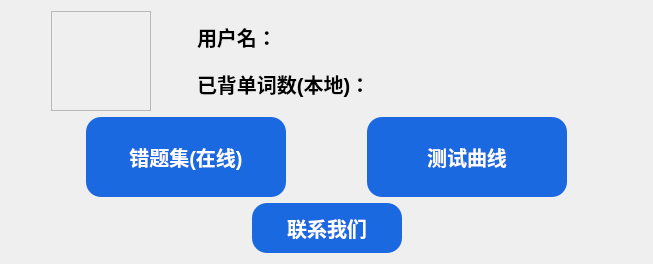
       <widget class="QWidget" name="page_2">
        <layout class="QHBoxLayout" name="horizontalLayout_17">
         <item>
          <layout class="QVBoxLayout" name="verticalLayout_8">
           <item>
            <layout class="QHBoxLayout" name="horizontalLayout_9">
             <item>
              <spacer name="horizontalSpacer_12">
               <property name="orientation">
                <enum>Qt::Horizontal</enum>
               </property>
               <property name="sizeHint" stdset="0">
                <size>
                 <width>40</width>
                 <height>20</height>
                </size>
               </property>
              </spacer>
             </item>
             <item>
              <widget class="QFrame" name="frame_2">
               <property name="minimumSize">
                <size>
                 <width>100</width>
                 <height>100</height>
                </size>
               </property>
               <property name="maximumSize">
                <size>
                 <width>100</width>
                 <height>100</height>
                </size>
               </property>
               <property name="styleSheet">
                <string notr="true">border-image:url(c:/users/jeff/desktop/first/ui/user_photo2.jpg)</string>
               </property>
               <property name="frameShape">
                <enum>QFrame::StyledPanel</enum>
               </property>
               <property name="frameShadow">
                <enum>QFrame::Raised</enum>
               </property>
              </widget>
             </item>
             <item>
              <spacer name="horizontalSpacer_5">
               <property name="orientation">
                <enum>Qt::Horizontal</enum>
               </property>
               <property name="sizeType">
                <enum>QSizePolicy::Fixed</enum>
               </property>
               <property name="sizeHint" stdset="0">
                <size>
                 <width>40</width>
                 <height>20</height>
                </size>
               </property>
              </spacer>
             </item>
             <item>
              <layout class="QVBoxLayout" name="verticalLayout_5">
               <item>
                <layout class="QHBoxLayout" name="horizontalLayout_5">
                 <item>
                  <widget class="QLabel" name="label_2">
                   <property name="sizePolicy">
                    <sizepolicy hsizetype="Fixed" vsizetype="Fixed">
                     <horstretch>0</horstretch>
                     <verstretch>0</verstretch>
                    </sizepolicy>
                   </property>
                   <property name="styleSheet">
                    <string notr="true">font:bold;
font-size:20px;font-family:幼圆;</string>
                   </property>
                   <property name="text">
                    <string>用户名：</string>
                   </property>
                  </widget>
                 </item>
                 <item>
                  <widget class="QLineEdit" name="username">
                   <property name="styleSheet">
                    <string notr="true">background:transparent;border-width:0;border-style:outset;font:bold 24px</string>
                   </property>
                   <property name="text">
                    <string/>
                   </property>
                   <property name="readOnly">
                    <bool>true</bool>
                   </property>
                  </widget>
                 </item>
                </layout>
               </item>
               <item>
                <layout class="QHBoxLayout" name="horizontalLayout_8">
                 <item>
                  <widget class="QLabel" name="label_3">
                   <property name="sizePolicy">
                    <sizepolicy hsizetype="Fixed" vsizetype="Fixed">
                     <horstretch>0</horstretch>
                     <verstretch>0</verstretch>
                    </sizepolicy>
                   </property>
                   <property name="styleSheet">
                    <string notr="true">font:bold;
font-size:20px;font-family:幼圆;</string>
                   </property>
                   <property name="text">
                    <string>已背单词数(本地)：</string>
                   </property>
                  </widget>
                 </item>
                 <item>
                  <widget class="QLineEdit" name="wordcount">
                   <property name="styleSheet">
                    <string notr="true">background:transparent;border-width:0;border-style:outset;font:bold 24px</string>
                   </property>
                   <property name="readOnly">
                    <bool>true</bool>
                   </property>
                  </widget>
                 </item>
                </layout>
               </item>
              </layout>
             </item>
             <item>
              <spacer name="horizontalSpacer_13">
               <property name="orientation">
                <enum>Qt::Horizontal</enum>
               </property>
               <property name="sizeHint" stdset="0">
                <size>
                 <width>40</width>
                 <height>20</height>
                </size>
               </property>
              </spacer>
             </item>
            </layout>
           </item>
           <item>
            <layout class="QHBoxLayout" name="horizontalLayout_15">
             <item>
              <widget class="QPushButton" name="wronglist">
               <property name="minimumSize">
                <size>
                 <width>200</width>
                 <height>80</height>
                </size>
               </property>
               <property name="maximumSize">
                <size>
                 <width>200</width>
                 <height>80</height>
                </size>
               </property>
               <property name="styleSheet">
                <string notr="true">QPushButton{background:#1B69E0;border-radius:15px;font:bold;
font-size:20px;font-family:幼圆;color:#FFFFFF}
QPushButton:hover{background:#124EE6;}</string>
               </property>
               <property name="text">
                <string>错题集(在线)</string>
               </property>
              </widget>
             </item>
             <item>
              <widget class="QPushButton" name="testline">
               <property name="minimumSize">
                <size>
                 <width>200</width>
                 <height>80</height>
                </size>
               </property>
               <property name="maximumSize">
                <size>
                 <width>200</width>
                 <height>80</height>
                </size>
               </property>
               <property name="styleSheet">
                <string notr="true">QPushButton{background:#1B69E0;border-radius:15px;font:bold;
font-size:20px;font-family:幼圆;color:#FFFFFF}
QPushButton:hover{background:#124EE6;}</string>
               </property>
               <property name="text">
                <string>测试曲线</string>
               </property>
              </widget>
             </item>
            </layout>
           </item>
           <item>
            <layout class="QHBoxLayout" name="horizontalLayout_16">
             <item>
              <spacer name="horizontalSpacer_6">
               <property name="orientation">
                <enum>Qt::Horizontal</enum>
               </property>
               <property name="sizeHint" stdset="0">
                <size>
                 <width>40</width>
                 <height>20</height>
                </size>
               </property>
              </spacer>
             </item>
             <item>
              <widget class="QPushButton" name="ourcontact">
               <property name="minimumSize">
                <size>
                 <width>150</width>
                 <height>50</height>
                </size>
               </property>
               <property name="maximumSize">
                <size>
                 <width>150</width>
                 <height>50</height>
                </size>
               </property>
               <property name="styleSheet">
                <string notr="true">QPushButton{background:#1B69E0;border-radius:15px;font:bold;
font-size:20px;font-family:幼圆;color:#FFFFFF}
QPushButton:hover{background:#124EE6;}</string>
               </property>
               <property name="text">
                <string>联系我们</string>
               </property>
              </widget>
             </item>
             <item>
              <spacer name="horizontalSpacer_7">
               <property name="orientation">
                <enum>Qt::Horizontal</enum>
               </property>
               <property name="sizeHint" stdset="0">
                <size>
                 <width>40</width>
                 <height>20</height>
                </size>
               </property>
              </spacer>
             </item>
            </layout>
           </item>
          </layout>
         </item>
        </layout>
       </widget>
